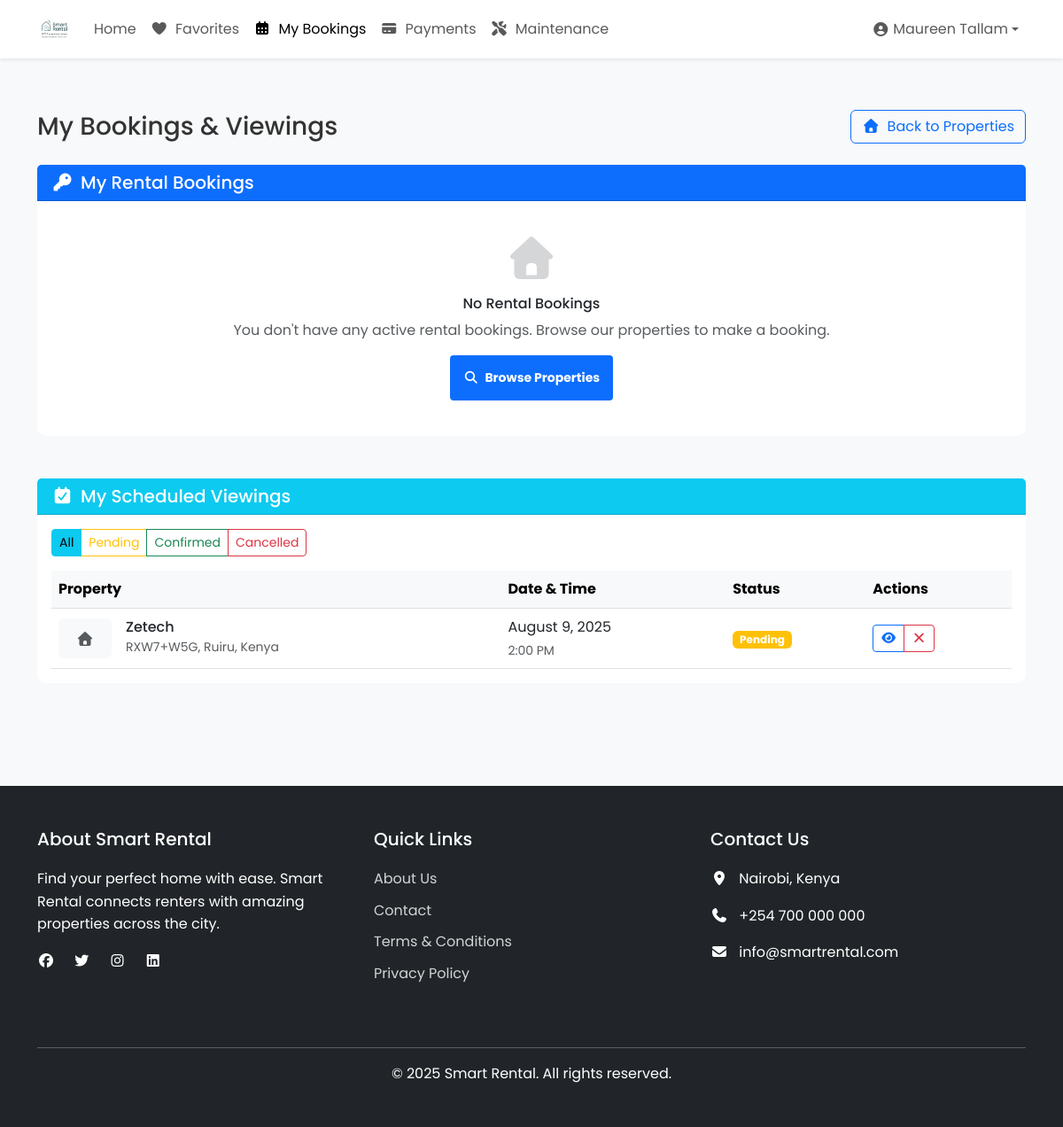
The page /smart_rental/my_bookings.php (signed in) on the database as committed earlier.
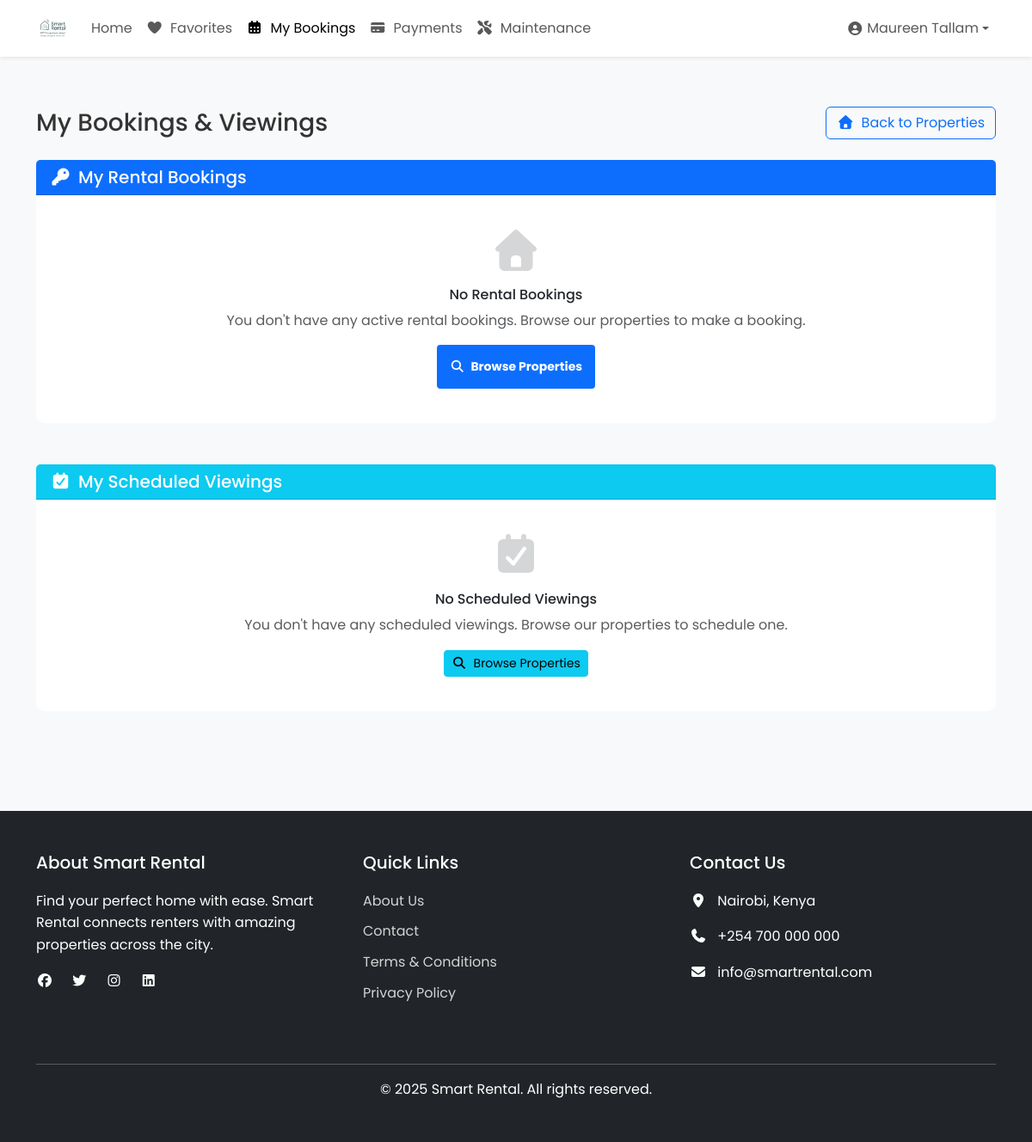
The same page on the database as committed later.
### tables this page shows
CREATE TABLE `property_viewings` (
  `id` int(11) NOT NULL,
  `property_id` int(11) NOT NULL,
  `user_id` int(11) DEFAULT NULL,
  `viewer_name` varchar(100) NOT NULL,
  `contact_number` varchar(20) NOT NULL,
  `viewing_date` date NOT NULL,
  `viewing_time` time NOT NULL,
  `status` enum('pending','confirmed','completed','cancelled') NOT NULL DEFAULT 'pending',
  `notes` text DEFAULT NULL,
  `created_at` timestamp NOT NULL DEFAULT current_timestamp(),
  `updated_at` timestamp NOT NULL DEFAULT current_timestamp() ON UPDATE current_timestamp()
);

CREATE TABLE `houses` (
  `id` int(30) NOT NULL,
  `landlord_id` int(30) NOT NULL,
  `house_no` varchar(50) NOT NULL,
  `category_id` int(30) NOT NULL,
  `description` text NOT NULL,
  `location` varchar(255) DEFAULT NULL,
  `city` varchar(100) DEFAULT NULL,
  `state` varchar(100) DEFAULT NULL,
  `country` varchar(100) DEFAULT NULL,
  `latitude` decimal(10,8) DEFAULT NULL,
  `longitude` decimal(11,8) DEFAULT NULL,
  `price` double NOT NULL,
  `security_deposit` decimal(10,2) DEFAULT NULL,
  `min_rental_period` int(11) DEFAULT 1 COMMENT 'In months',
  `max_rental_period` int(11) DEFAULT 12 COMMENT 'In months',
  `advance_rent_months` int(11) DEFAULT 1 COMMENT 'Number of months rent to pay in advance',
  `payment_cycle` enum('monthly','quarterly','annually') NOT NULL DEFAULT 'monthly',
  `late_fee_percentage` decimal(5,2) DEFAULT 5.00,
  `bedrooms` int(11) DEFAULT 0,
  `bathrooms` int(11) DEFAULT 0,
  `area` decimal(10,2) DEFAULT NULL,
  `image` varchar(255) DEFAULT NULL,
  `main_image` varchar(255) DEFAULT NULL,
  `featured` tinyint(1) DEFAULT 0,
  `status` tinyint(1) DEFAULT 1,
  `created_at` timestamp NOT NULL DEFAULT current_timestamp(),
  `updated_at` timestamp NOT NULL DEFAULT current_timestamp() ON UPDATE current_timestamp(),
  `address` text DEFAULT NULL,
  `total_units` int(11) NOT NULL DEFAULT 1,
  `available_units` int(11) NOT NULL DEFAULT 1,
  `utilities` text DEFAULT NULL COMMENT 'JSON array of included utilities',
  `utilities_notes` text DEFAULT NULL COMMENT 'Additional notes about utilities'
);

### smart_rental/my_bookings.php (the view, shortened to what the changed rows need)
<?php
require_once '../config/db.php';
$stmt = $conn->prepare("
    SELECT pv.*,
           h.house_no as property_title,
           h.location as location,
           h.main_image as main_image
    FROM property_viewings pv
    LEFT JOIN houses h ON pv.property_id = h.id
    WHERE pv.user_id = ?
    ORDER BY pv.viewing_date DESC, pv.viewing_time DESC
");
$stmt->bind_param('i', $_SESSION['user_id']);
$stmt->execute();
$viewings = $stmt->get_result()->fetch_all(MYSQLI_ASSOC);
include 'includes/header.php';
?>
<div class="container py-5">
    <div class="d-flex justify-content-between align-items-center mb-4">
        <h1 class="h3 mb-0">My Bookings & Viewings</h1>
    </div>
    <div class="card">
        <div class="card-body">
            <?php if (empty($viewings)): ?>
                <div class="text-center py-4">
                    <div class="mb-3">
                        <i class="fas fa-calendar-check fa-3x text-muted opacity-25"></i>
                    </div>
                    <h6 class="mb-2">No Scheduled Viewings</h6>
                    <p class="text-muted mb-3">You don't have any scheduled viewings. Browse our properties to schedule one.</p>
                    <a href="index.php" class="btn btn-info btn-sm">
                        <i class="fas fa-search me-1"></i> Browse Properties
                    </a>
                </div>
            <?php else: ?>
                <?php
                $filteredViewings = $viewings;
                if (empty($filteredViewings)):
                ?>
                <div class="text-center py-4">
                    <div class="mb-3">
                        <i class="far fa-calendar-alt fa-3x text-muted opacity-25"></i>
                    </div>
                    <h6 class="mb-2">No Viewings Found</h6>
                    <p class="text-muted mb-3">No viewings match the selected filter.</p>
                    <a href="?status=all" class="btn btn-info btn-sm">
                        <i class="fas fa-undo me-1"></i> Reset Filter
                    </a>
                </div>
                <?php else: ?>
                    <div class="mb-3">
                        <div class="btn-group" role="group">
                            <a href="?status=all" class="btn btn-sm btn-outline-info <?php echo (!isset($_GET['status']) || $_GET['status'] === 'all') ? 'active' : ''; ?>">All</a>
                            <a href="?status=pending" class="btn btn-sm btn-outline-warning <?php echo (isset($_GET['status']) && $_GET['status'] === 'pending') ? 'active' : ''; ?>">Pending</a>
                            <a href="?status=confirmed" class="btn btn-sm btn-outline-success <?php echo (isset($_GET['status']) && $_GET['status'] === 'confirmed') ? 'active' : ''; ?>">Confirmed</a>
                            <a href="?status=cancelled" class="btn btn-sm btn-outline-danger <?php echo (isset($_GET['status']) && $_GET['status'] === 'cancelled') ? 'active' : ''; ?>">Cancelled</a>
                        </div>
                    </div>
                    <div class="table-responsive">
                        <table class="table table-hover align-middle mb-0">
                            <thead class="table-light">
                                <tr>
                                    <th>Property</th>
                                    <th>Date & Time</th>
                                    <th>Status</th>
                                    <th>Actions</th>
                                </tr>
                            </thead>
                            <tbody>
                                <?php foreach ($filteredViewings as $viewing):
                                    $statusClass = [
                                        'pending' => 'warning',
                                        'confirmed' => 'success',
                                        'cancelled' => 'danger',
                                        'completed' => 'secondary'
                                    ][$viewing['status']] ?? 'secondary';
                                    $viewingDateTime = new DateTime($viewing['viewing_date'] . ' ' . $viewing['viewing_time']);
                                    $now = new DateTime();
                                    $isPast = $viewingDateTime < $now;
                                ?>
                                <tr class="<?php echo $isPast ? 'text-muted' : ''; ?>">
                                    <td>
                                        <div class="d-flex align-items-center">
                                            <?php if (!empty($viewing['main_image'])):
                                                $imagePath = '../uploads/' . $viewing['main_image'];
                                                if (file_exists($imagePath)): ?>
                                                <img src="<?php echo htmlspecialchars($imagePath); ?>"
                                                     alt="<?php echo htmlspecialchars($viewing['property_title']); ?>"
                                                     class="rounded me-3" style="width: 60px; height: 45px; object-fit: cover;">
                                                <?php else: ?>
                                                <div class="bg-light rounded me-3 d-flex align-items-center justify-content-center" style="width: 60px; height: 45px;">
                                                    <i class="fas fa-home text-muted"></i>
                                                </div>
                                                <?php endif; ?>
                                            <?php else: ?>
                                                <div class="bg-light rounded me-3 d-flex align-items-center justify-content-center" style="width: 60px; height: 45px;">
                                                    <i class="fas fa-home text-muted"></i>
                                                </div>
                                            <?php endif; ?>
                                            <div>
                                                <h6 class="mb-0"><?php echo htmlspecialchars($viewing['property_title']); ?></h6>
                                                <small class="text-muted"><?php echo htmlspecialchars($viewing['location']); ?></small>
                                            </div>
                                        </div>
                                    </td>
                                    <td>
                                        <div>
                                            <div><?php echo $viewingDateTime->format('F j, Y'); ?></div>
                                            <small class="text-muted"><?php echo $viewingDateTime->format('g:i A'); ?></small>
                                        </div>
                                    </td>
                                    <td>
                                        <span class="badge bg-<?php echo $statusClass; ?>">
                                            <?php echo ucfirst($viewing['status']); ?>
                                        </span>
                                    </td>
                                    <td>
                                        <div class="btn-group btn-group-sm" role="group">
                                            <a href="property.php?id=<?php echo $viewing['property_id']; ?>"
                                               class="btn btn-outline-primary"
                                               title="View Property">
                                                <i class="fas fa-eye"></i>
                                            </a>
                                            <?php if ($viewing['status'] === 'pending' && !$isPast): ?>
                                            <button type="button"
                                                    class="btn btn-outline-danger cancel-viewing"
                                                    data-id="<?php echo $viewing['id']; ?>"
                                                    title="Cancel Viewing">
                                                <i class="fas fa-times"></i>
                                            </button>
                                            <?php endif; ?>
                                        </div>
                                    </td>
                                </tr>
                                <?php endforeach; ?>
                            </tbody>
                        </table>
                    </div>
                <?php endif; ?>
            <?php endif; ?>
        </div>
    </div>
</div>
<?php include 'includes/footer.php'; ?>

Rows that differ between the two databases and show on the page:
removed property_viewings: houses.house_no "Zetech", houses.location "RXW7+W5G, Ruiru, Kenya", $viewingDateTime->format('F j, Y') "August 9, 2025", $viewingDateTime->format('g:i A') "2:00 PM", status "Pending"
Other text that changed with them:
text no longer shown: "All Pending Confirmed Cancelled Property Date & Time Status Actions"
text now shown: "No Scheduled Viewings You don't have any scheduled viewings. Browse our properties to schedule one. Browse Properties"
